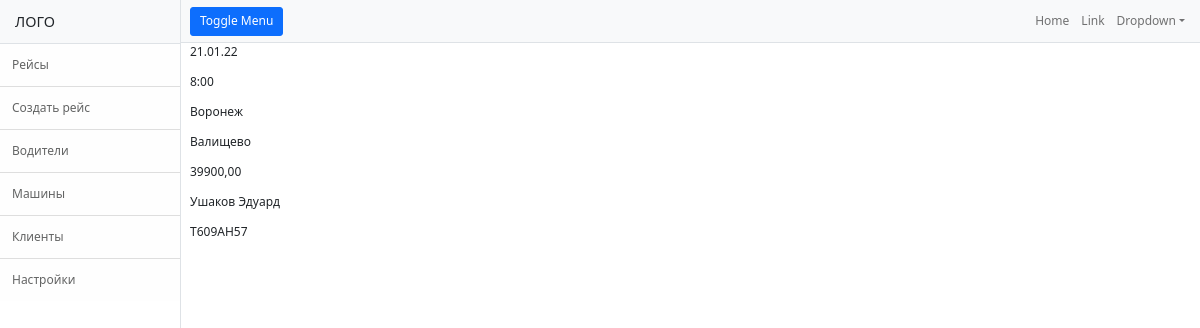
Page /trips/2 on the committed database.
### TruckReestr/models.py (models this page shows, shortened)
class Trip(models.Model):
    trip_date = models.DateField(verbose_name="Дата погрузки")
    trip_time = models.TimeField(verbose_name="Время подачи")
    trip_from = models.CharField(verbose_name="Место погрузки", max_length=255)
    trip_to = models.CharField(verbose_name="Место выгрузки", max_length=255)
    type_auto = models.CharField(verbose_name="Вид ТС", max_length=50)
    trip_cost = models.DecimalField(verbose_name="Цена рейса", max_digits=10, decimal_places=2)
    driver = models.ForeignKey("Driver", on_delete=models.CASCADE)
    truck = models.ForeignKey("Truck", on_delete=models.CASCADE)
    docs = models.FileField(verbose_name="Док-ты", upload_to='media', null=True, blank=True)
    class Meta:
        verbose_name = 'Рейс'
        verbose_name_plural = 'Рейсы'
        ordering = ['-trip_date', 'trip_time']

class Driver(models.Model):
    surname = models.CharField(verbose_name="Фамилия", max_length=100)
    name = models.CharField(verbose_name="Имя", max_length=100)
    second_name = models.CharField(verbose_name="Отчество", max_length=100, blank=True)
    passport_ser = models.CharField(verbose_name="Серия паспорта", max_length=10, blank=True)
    passport_no = models.CharField(verbose_name="Номер паспорта", max_length=10, blank=True)
    passport_issued = models.CharField(verbose_name="Паспорт кем выдан", max_length=150, blank=True)
    passport_date = models.DateField(verbose_name="дата выдачи", null=True, blank=True)
    driver_license_ser = models.CharField(verbose_name="Серия ву", max_length=10, blank=True)
    driver_license_no = models.CharField(verbose_name="Номер ву", max_length=20, blank=True)
    driver_license_date = models.DateField(verbose_name="Дата ву", null=True, blank=True)
    phone = models.CharField(verbose_name="Телефон", max_length=20, null=True, blank=True)
    number_auto = models.ForeignKey("Truck", on_delete=models.DO_NOTHING, null=True, blank=True)
    def __str__(self):
        return f"{self.surname} {self.name}"
    class Meta:
        verbose_name = 'Водитель'
        verbose_name_plural = 'Водители'

class Truck(models.Model):
    number_auto = models.CharField(max_length=20, verbose_name="Номер машины")
    type_auto = models.CharField(max_length=50, verbose_name="Тип машины")
    brand_auto = models.CharField(max_length=50, verbose_name="Марка машины")
    def __str__(self):
        return self.number_auto
    class Meta:
        verbose_name = 'Машина'
        verbose_name_plural = 'Машины'

### TruckReestr/views.py (the view)
# urls.py: path('trips/<int:pk>', TripDetailView.as_view(), name='tripdetail'),
class TripDetailView(DetailView):
    model = Trip

### templates/TruckReestr/trip_detail.html (shortened to what this page needs)
{% extends 'TruckReestr/base.html' %}
{% block content %}
<p>{{ object.trip_date }}</p>
<p>{{ object.trip_time }}</p>
<p>{{ object.trip_from }}</p>
<p>{{ object.trip_to }}</p>
<p>{{ object.trip_cost }}</p>
<p>{{ object.driver }}</p>
<p>{{ object.truck }}</p>
{% endblock content %}

### rows in the picture
Trip: trip_date "21.01.22", trip_time "8:00", trip_from "Воронеж", trip_to "Валищево", trip_cost "39900,00", driver "Ушаков Эдуард", truck "Т609АН57"
